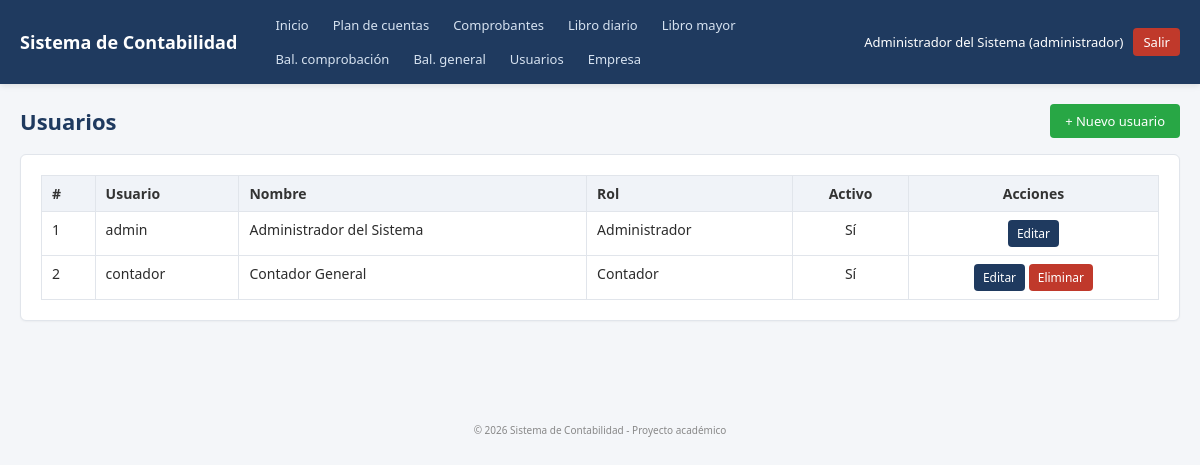
The app's page /modules/usuarios/index.php (signed in) with its own data.
### tables this page shows
CREATE TABLE usuarios (
    id INT AUTO_INCREMENT PRIMARY KEY,
    username VARCHAR(50) NOT NULL UNIQUE,
    password VARCHAR(255) NOT NULL,
    nombre VARCHAR(100) NOT NULL,
    rol ENUM('administrador','contador') NOT NULL DEFAULT 'contador',
    activo TINYINT(1) NOT NULL DEFAULT 1,
    created_at TIMESTAMP DEFAULT CURRENT_TIMESTAMP
);

### includes/functions.php (called while the page is built, shortened)
<?php
function e($value) {
    return htmlspecialchars((string)$value, ENT_QUOTES, 'UTF-8');
}

### modules/usuarios/index.php (the view, shortened to what this page needs)
<?php
require_once __DIR__ . '/../../includes/auth.php';
$usuarios = $conn->query("SELECT id, username, nombre, rol, activo, created_at FROM usuarios ORDER BY id");
include __DIR__ . '/../../includes/header.php';
?>
<div class="page-header">
    <h1>Usuarios</h1>
    <a class="btn btn-success" href="create.php">+ Nuevo usuario</a>
</div>
<div class="card">
    <table class="table">
        <thead>
            <tr>
                <th>#</th>
                <th>Usuario</th>
                <th>Nombre</th>
                <th>Rol</th>
                <th class="text-center">Activo</th>
                <th class="text-center">Acciones</th>
            </tr>
        </thead>
        <tbody>
        <?php while ($u = $usuarios->fetch_assoc()): ?>
            <tr>
                <td><?= (int)$u['id'] ?></td>
                <td><?= e($u['username']) ?></td>
                <td><?= e($u['nombre']) ?></td>
                <td><?= e(ucfirst($u['rol'])) ?></td>
                <td class="text-center"><?= ((int)$u['activo'] === 1) ? 'Sí' : 'No' ?></td>
                <td class="text-center">
                    <a class="btn btn-sm" href="edit.php?id=<?= (int)$u['id'] ?>">Editar</a>
                    <?php if ((int)$u['id'] !== (int)$_SESSION['user_id']): ?>
                        <a class="btn btn-sm btn-danger"
                           href="delete.php?id=<?= (int)$u['id'] ?>"
                           onclick="return confirm('¿Eliminar este usuario?');">Eliminar</a>
                    <?php endif; ?>
                </td>
            </tr>
        <?php endwhile; ?>
        </tbody>
    </table>
</div>
<?php include __DIR__ . '/../../includes/footer.php'; ?>

### assets/css/style.css (style rules this page uses)
* { box-sizing: border-box; }
body { margin: 0; font-family: "Segoe UI", Roboto, Arial, sans-serif; background: #f4f6f9; color: #2c2c2c; font-size: 14px; }
a { color: #1d6fa5; text-decoration: none; }
.card { background: #fff; border: 1px solid #e1e5eb; border-radius: 6px; padding: 20px; margin-bottom: 20px; box-shadow: 0 1px 2px rgba(0,0,0,.04); }
.page-header { display: flex; align-items: center; justify-content: space-between; flex-wrap: wrap; margin-bottom: 16px; gap: 10px; }
.page-header h1 { margin: 0; font-size: 22px; color: #1f3a5f; }
.btn { display: inline-block; padding: 7px 14px; border-radius: 4px; border: 1px solid transparent; font-size: 13px; cursor: pointer; background: #1f3a5f; color: #fff; text-decoration: none; }
.btn-success { background: #28a745; }
.btn-danger { background: #c0392b; }
.btn-sm { padding: 4px 8px; font-size: 12px; }
.table { width: 100%; border-collapse: collapse; background: #fff; }
.table th, .table td { border: 1px solid #e1e5eb; padding: 8px 10px; text-align: left; vertical-align: top; }
.table th { background: #f0f3f8; font-weight: 600; color: #333; }
.table .text-center { text-align: center; }

### records on screen
usuarios: id "1", username "admin", nombre "Administrador del Sistema", rol "Administrador", activo "Sí"
usuarios: id "2", username "contador", nombre "Contador General", rol "Contador", activo "Sí"

### other values on screen
APP_NAME "Sistema de Contabilidad"
$_SESSION['user_nombre'] "Administrador del Sistema"
$_SESSION['user_rol'] "administrador"
